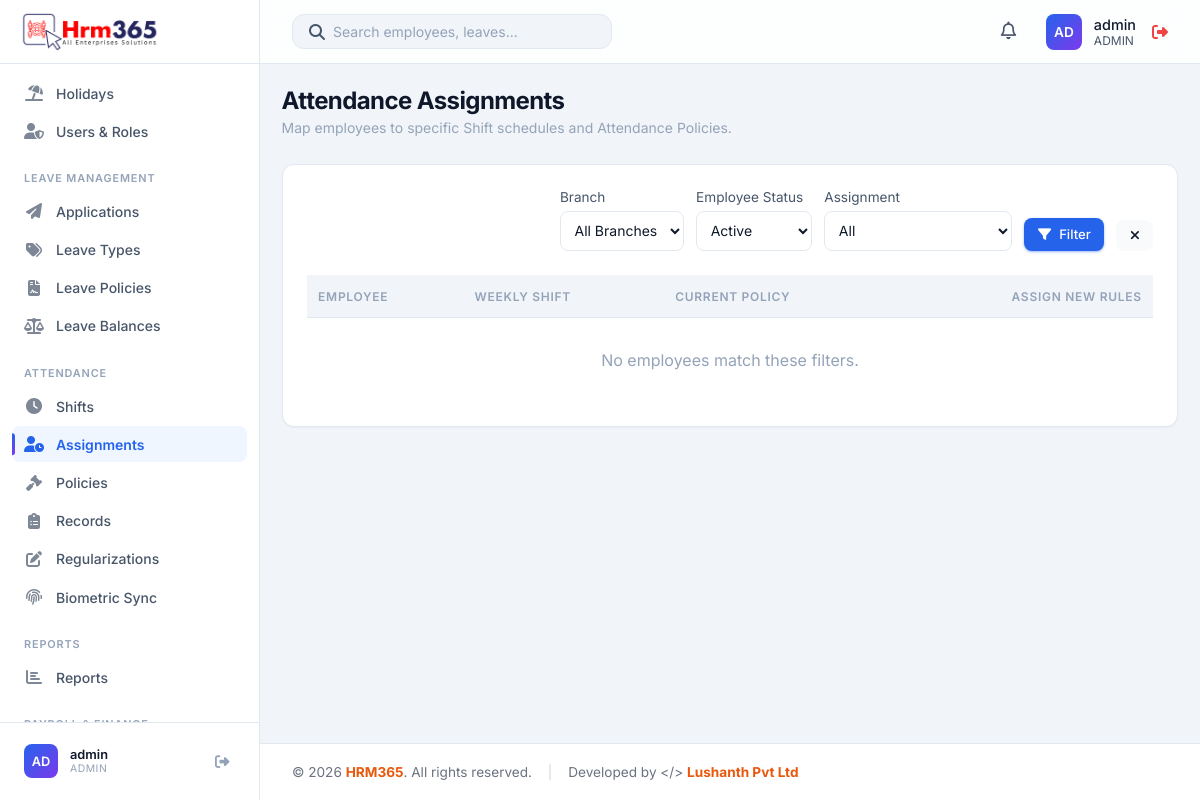
The page /modules/attendance_assignments/index.php (signed in) on the database its author committed.
### tables this page shows
CREATE TABLE IF NOT EXISTS users (
    id INT AUTO_INCREMENT PRIMARY KEY,
    username VARCHAR(50) NOT NULL UNIQUE,
    password VARCHAR(255) NOT NULL,
    full_name VARCHAR(100),
    phone VARCHAR(30),
    role ENUM('admin', 'HR', 'manager', 'employee') DEFAULT 'employee',
    status ENUM('Active', 'Inactive') DEFAULT 'Active',
    language VARCHAR(20) DEFAULT 'English',
    department VARCHAR(50),
    employee_id INT NULL,
    created_at TIMESTAMP DEFAULT CURRENT_TIMESTAMP,
    FOREIGN KEY (employee_id) REFERENCES employees(id) ON DELETE CASCADE,
    UNIQUE KEY unique_employee_login (employee_id)
);

### includes/db.php (called while the page is built, shortened)
<?php
if (!function_exists('app_url')) {
    function app_url(string $path = ''): string
    {
        $base = APP_BASE_URL;
        $path = ltrim($path, '/');
        if ($base === '') {
            return '/' . $path;
        }
        return $path === '' ? $base : $base . '/' . $path;
    }
}
?>

### includes/auth.php (called while the page is built, shortened)
<?php
require_once __DIR__ . '/db.php';
$currentUser = [
    'id' => $_SESSION['user_id'],
    'username' => $_SESSION['username'],
    'role' => $_SESSION['role'] ?? 'employee',
    'employee_id' => $_SESSION['employee_id'] ?? null,
    'department' => null,
    'first_name' => null,
    'last_name' => null,
    'profile_photo' => null
];
$userStmt = $pdo->prepare("SELECT username, role, full_name, employee_id, department FROM users WHERE id = ? AND status = 'Active'");
$userStmt->execute([$currentUser['id']]);
?>

### includes/avatar.php (the view, shortened to what this page needs)
<?php
function profile_photo_url(?string $path): ?string
{
    if (empty($path)) {
        return null;
    }
    $relative = ltrim(str_replace('\\', '/', $path), '/');
    $absolute = realpath(__DIR__ . '/../' . str_replace('/', DIRECTORY_SEPARATOR, $relative));
    return app_url($relative) . '?v=' . filemtime($absolute);
}
function avatar_initials(?string $first, ?string $last, ?string $fallback = ''): string
{
    $first = trim((string) $first);
    $last = trim((string) $last);
    $fallback = trim($fallback);
    return strtoupper(substr($fallback !== '' ? $fallback : 'U', 0, 2));
}
function render_avatar(?string $first, ?string $last, ?string $photoPath, ?string $fallback = '', string $class = 'avatar', string $style = ''): string
{
    $url = profile_photo_url($photoPath);
    $label = trim(trim((string) $first) . ' ' . trim((string) $last));
    if ($label === '') {
        $label = $fallback ?: 'User';
    }
    $styleAttr = $style !== '' ? ' style="' . htmlspecialchars($style, ENT_QUOTES, 'UTF-8') . '"' : '';
    $classAttr = htmlspecialchars($class, ENT_QUOTES, 'UTF-8');
    $titleAttr = htmlspecialchars($label, ENT_QUOTES, 'UTF-8');
    return '<div class="' . $classAttr . '"' . $styleAttr . ' title="' . $titleAttr . '">' . htmlspecialchars(avatar_initials($first, $last, $fallback), ENT_QUOTES, 'UTF-8') . '</div>';
}

### includes/header.php (shortened to what this page needs)
<?php
require_once __DIR__ . '/auth.php';
require_once __DIR__ . '/avatar.php';
$stylesheetPath = __DIR__ . '/../css/styles.css';
$stylesheetVersion = is_file($stylesheetPath) ? filemtime($stylesheetPath) : time();
?>
<!DOCTYPE html>
<html lang="en">
<head>
    <link rel="stylesheet" href="<?php echo app_url('css/styles.css'); ?>?v=<?php echo $stylesheetVersion; ?>">
    <link rel="stylesheet" href="https://cdnjs.cloudflare.com/ajax/libs/font-awesome/6.4.0/css/all.min.css">
</head>
<body>
    <?php include 'sidebar.php'; ?>
    <div class="main-wrapper" style="display: flex; flex-direction: column; flex: 1; min-height: 100vh; width: 100%;">
        <header class="top-header">
            <div class="header-search">
                <i class="fas fa-search text-secondary"></i>
                <input type="text" id="globalSearchInput" placeholder="Search employees, leaves..." autocomplete="off">
            </div>
            <div class="header-actions">
                <div class="notification-menu">
                    <button type="button" class="action-btn notification-toggle" title="Notifications" aria-expanded="false" aria-controls="notificationDropdown">
                        <i class="far fa-bell"></i>
                    </button>
                </div>
                <div class="user-profile" style="display: flex; align-items: center; gap: 1rem;">
                    <a href="<?php echo app_url('profile.php'); ?>" style="display: flex; align-items: center; gap: 0.75rem; text-decoration: none; color: inherit;">
                        <?php echo render_avatar($currentUser['first_name'] ?? null, $currentUser['last_name'] ?? null, $currentUser['profile_photo'] ?? null, $currentUser['username']); ?>
                        <div class="user-info">
                            <div style="font-size: 0.9rem; font-weight: 500; color: var(--text-primary);">
                                <?php echo htmlspecialchars($_SESSION['full_name'] ?? $currentUser['username']); ?>
                            </div>
                            <div style="font-size: 0.75rem; color: var(--text-secondary); text-transform: uppercase;">
                                <?php echo htmlspecialchars($currentUser['role']); ?>
                            </div>
                        </div>
                    </a>
                    <a href="<?php echo app_url('logout.php'); ?>" style="color: var(--accent-danger);" title="Logout"><i class="fas fa-sign-out-alt"></i></a>
                </div>
            </div>
        </header>
        <main class="content-area">

### includes/sidebar.php (shortened to what this page needs)
<?php
require_once __DIR__ . '/avatar.php';
?>
<aside class="sidebar">
    <div class="sidebar-header">
        <a href="<?php echo app_url('modules/dashboard/index.php'); ?>" class="sidebar-logo" style="justify-content: center; padding: 1rem 0;">
            <div class="logo-icon" style="display: flex; align-items: center; justify-content: center;">
                <img src="<?php echo app_url('LOGO.png'); ?>" alt="Logo" style="max-width: 140px; height: auto;">
            </div>
        </a>
    </div>
    <nav class="sidebar-nav" id="sidebarNav">
        <?php $uri = $_SERVER['REQUEST_URI']; ?>
        <?php if (in_array($currentUser['role'], ['admin', 'manager', 'HR'])): ?>
        <a href="<?php echo app_url('modules/employees/index.php'); ?>" class="nav-item <?php echo strpos($uri, '/modules/employees') !== false ? 'active' : ''; ?>">
        </a>
        <a href="<?php echo app_url('modules/holidays/index.php'); ?>" class="nav-item <?php echo strpos($uri, '/modules/holidays') !== false ? 'active' : ''; ?>">
            <i class="fas fa-umbrella-beach nav-icon"></i>
            <span>Holidays</span>
        </a>
        <?php endif; ?>
        <?php if (in_array($currentUser['role'], ['admin', 'HR'])): ?>
        <a href="<?php echo app_url('modules/users/index.php'); ?>" class="nav-item <?php echo strpos($uri, '/modules/users') !== false ? 'active' : ''; ?>">
            <i class="fas fa-user-shield nav-icon"></i>
            <span>Users & Roles</span>
        </a>
        <?php endif; ?>
        <div class="nav-section-label">Leave Management</div>
        <a href="<?php echo app_url('modules/leave_applications/index.php'); ?>" class="nav-item <?php echo strpos($uri, '/modules/leave_applications') !== false ? 'active' : ''; ?>">
            <i class="fas fa-paper-plane nav-icon"></i>
            <span>Applications</span>
        </a>
        <a href="<?php echo app_url('modules/leave_types/index.php'); ?>" class="nav-item <?php echo strpos($uri, '/modules/leave_types') !== false ? 'active' : ''; ?>">
            <i class="fas fa-tags nav-icon"></i>
            <span>Leave Types</span>
        </a>
        <a href="<?php echo app_url('modules/leave_policies/index.php'); ?>" class="nav-item <?php echo strpos($uri, '/modules/leave_policies') !== false ? 'active' : ''; ?>">
            <i class="fas fa-file-contract nav-icon"></i>
            <span>Leave Policies</span>
        </a>
        <a href="<?php echo app_url('modules/leave_balances/index.php'); ?>" class="nav-item <?php echo strpos($uri, '/modules/leave_balances') !== false ? 'active' : ''; ?>">
            <i class="fas fa-balance-scale nav-icon"></i>
            <span>Leave Balances</span>
        </a>
        <div class="nav-section-label">Attendance</div>
        <?php if (in_array($currentUser['role'], ['admin', 'HR'])): ?>
        <a href="<?php echo app_url('modules/shifts/index.php'); ?>" class="nav-item <?php echo strpos($uri, '/modules/shifts') !== false ? 'active' : ''; ?>">
            <i class="fas fa-clock nav-icon"></i>
            <span>Shifts</span>
        </a>
        <a href="<?php echo app_url('modules/attendance_assignments/index.php'); ?>" class="nav-item <?php echo strpos($uri, '/modules/attendance_assignments') !== false ? 'active' : ''; ?>">
            <i class="fas fa-user-clock nav-icon"></i>
            <span>Assignments</span>
        </a>
        <a href="<?php echo app_url('modules/attendance_policies/index.php'); ?>" class="nav-item <?php echo strpos($uri, '/modules/attendance_policies') !== false ? 'active' : ''; ?>">
            <i class="fas fa-gavel nav-icon"></i>
            <span>Policies</span>
        </a>
        <?php endif; ?>
        <a href="<?php echo app_url('modules/attendance_records/index.php'); ?>" class="nav-item <?php echo strpos($uri, '/modules/attendance_records') !== false ? 'active' : ''; ?>">
            <i class="fas fa-clipboard-list nav-icon"></i>
            <span>Records</span>
        </a>
        <a href="<?php echo app_url('modules/regularizations/index.php'); ?>" class="nav-item <?php echo strpos($uri, '/modules/regularizations') !== false ? 'active' : ''; ?>">
            <i class="fas fa-edit nav-icon"></i>
            <span>Regularizations</span>
        </a>
        <?php if (in_array($currentUser['role'], ['admin', 'HR'])): ?>
        <a href="<?php echo app_url('modules/biometric_records/index.php'); ?>" class="nav-item <?php echo strpos($uri, '/modules/biometric_records') !== false ? 'active' : ''; ?>">
            <i class="fas fa-fingerprint nav-icon"></i>
            <span>Biometric Sync</span>
        </a>
        <?php endif; ?>
        <div class="nav-section-label">Reports</div>
        <a href="<?php echo app_url('modules/reports/index.php'); ?>" class="nav-item <?php echo strpos($uri, '/modules/reports') !== false ? 'active' : ''; ?>">
            <i class="fas fa-chart-bar nav-icon"></i>
            <span>Reports</span>
        </a>
        <?php if (in_array($currentUser['role'], ['admin', 'HR', 'employee'])): ?>
        <div class="nav-section-label">Payroll & Finance</div>
        <?php endif; ?>
    </nav>
    <div class="sidebar-footer">
        <div class="sidebar-user">
            <?php echo render_avatar($currentUser['first_name'] ?? null, $currentUser['last_name'] ?? null, $currentUser['profile_photo'] ?? null, $currentUser['username']); ?>
            <div class="sidebar-user-info">
                <div class="sidebar-user-name"><?php echo htmlspecialchars($_SESSION['full_name'] ?? $currentUser['username']); ?></div>
                <div class="sidebar-user-role"><?php echo htmlspecialchars($currentUser['role']); ?></div>
            </div>
            <a href="<?php echo app_url('logout.php'); ?>" class="sidebar-logout" title="Logout"><i class="fas fa-sign-out-alt"></i></a>
        </div>
    </div>
</aside>

### rows shown on the page
users: role "AD AD", username "admin", role "ADMIN"

### other values the page prints
form field status "Active"
